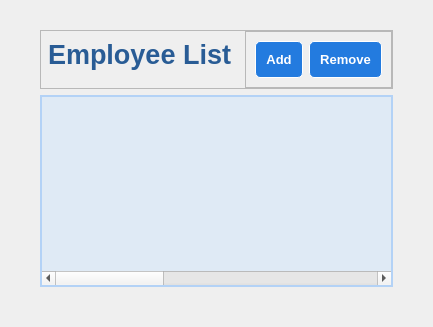
            <widget class="QWidget" name="employeePage">
             <layout class="QVBoxLayout" name="verticalLayout_7">
              <property name="leftMargin">
               <number>40</number>
              </property>
              <property name="topMargin">
               <number>30</number>
              </property>
              <property name="rightMargin">
               <number>40</number>
              </property>
              <property name="bottomMargin">
               <number>40</number>
              </property>
              <item>
               <widget class="QFrame" name="frame_2">
                <property name="minimumSize">
                 <size>
                  <width>0</width>
                  <height>50</height>
                 </size>
                </property>
                <property name="styleSheet">
                 <string notr="true">#empListAdd, #empListRemove {
	padding: 10px;
	background-color: rgb(35, 123, 223);
	border: 1px solid white;
	border-radius: 5px;
	color: white;
}</string>
                </property>
                <property name="frameShape">
                 <enum>QFrame::StyledPanel</enum>
                </property>
                <property name="frameShadow">
                 <enum>QFrame::Raised</enum>
                </property>
                <layout class="QHBoxLayout" name="horizontalLayout_4">
                 <property name="leftMargin">
                  <number>0</number>
                 </property>
                 <property name="topMargin">
                  <number>0</number>
                 </property>
                 <property name="rightMargin">
                  <number>0</number>
                 </property>
                 <property name="bottomMargin">
                  <number>0</number>
                 </property>
                 <item>
                  <widget class="QLabel" name="empPageLabel">
                   <property name="font">
                    <font>
                     <family>Segoe UI</family>
                     <pointsize>20</pointsize>
                     <weight>75</weight>
                     <bold>true</bold>
                    </font>
                   </property>
                   <property name="styleSheet">
                    <string notr="true">color: rgb(41, 92, 149);
margin-bottom: 10px;</string>
                   </property>
                   <property name="text">
                    <string>Employee List</string>
                   </property>
                  </widget>
                 </item>
                 <item alignment="Qt::AlignRight">
                  <widget class="QFrame" name="frame_3">
                   <property name="frameShape">
                    <enum>QFrame::StyledPanel</enum>
                   </property>
                   <property name="frameShadow">
                    <enum>QFrame::Raised</enum>
                   </property>
                   <layout class="QHBoxLayout" name="horizontalLayout_5">
                    <item>
                     <widget class="QPushButton" name="empListAdd">
                      <property name="font">
                       <font>
                        <family>Segoe UI</family>
                        <pointsize>10</pointsize>
                        <weight>75</weight>
                        <bold>true</bold>
                       </font>
                      </property>
                      <property name="cursor">
                       <cursorShape>PointingHandCursor</cursorShape>
                      </property>
                      <property name="text">
                       <string>Add</string>
                      </property>
                     </widget>
                    </item>
                    <item>
                     <widget class="QPushButton" name="empListRemove">
                      <property name="font">
                       <font>
                        <family>Segoe UI</family>
                        <pointsize>10</pointsize>
                        <weight>75</weight>
                        <bold>true</bold>
                       </font>
                      </property>
                      <property name="cursor">
                       <cursorShape>PointingHandCursor</cursorShape>
                      </property>
                      <property name="text">
                       <string>Remove</string>
                      </property>
                     </widget>
                    </item>
                   </layout>
                  </widget>
                 </item>
                </layout>
               </widget>
              </item>
              <item>
               <widget class="QTableWidget" name="empTable">
                <property name="font">
                 <font>
                  <pointsize>10</pointsize>
                 </font>
                </property>
                <property name="contextMenuPolicy">
                 <enum>Qt::NoContextMenu</enum>
                </property>
                <property name="styleSheet">
                 <string notr="true">QHeaderView::section {
    background-color: rgb(55, 120, 198);
	color: white;
	padding: 5px;
    border: 1px solid #fffff8;
    font-size: 10pt;
	font-weight: bold;
}

QTableWidget {
	gridline-color: white;
	background-color: rgba(200, 226, 255, 100);
	alternate-background-color:rgba(61, 141, 232, 100);
}

QTableView {
	background-color: rgba(200, 226, 255, 100);
	border: 2px solid rgb(179, 210, 246);
}
</string>
                </property>
                <property name="editTriggers">
                 <set>QAbstractItemView::NoEditTriggers</set>
                </property>
                <property name="alternatingRowColors">
                 <bool>true</bool>
                </property>
                <property name="showGrid">
                 <bool>true</bool>
                </property>
                <attribute name="horizontalHeaderVisible">
                 <bool>false</bool>
                </attribute>
                <attribute name="horizontalHeaderCascadingSectionResizes">
                 <bool>false</bool>
                </attribute>
                <attribute name="horizontalHeaderMinimumSectionSize">
                 <number>50</number>
                </attribute>
                <attribute name="horizontalHeaderDefaultSectionSize">
                 <number>200</number>
                </attribute>
                <attribute name="horizontalHeaderHighlightSections">
                 <bool>true</bool>
                </attribute>
                <attribute name="horizontalHeaderShowSortIndicator" stdset="0">
                 <bool>false</bool>
                </attribute>
                <attribute name="verticalHeaderVisible">
                 <bool>false</bool>
                </attribute>
                <attribute name="verticalHeaderCascadingSectionResizes">
                 <bool>false</bool>
                </attribute>
                <column>
                 <property name="text">
                  <string>ID</string>
                 </property>
                </column>
                <column>
                 <property name="text">
                  <string>Name</string>
                 </property>
                </column>
                <column>
                 <property name="text">
                  <string>Department</string>
                 </property>
                </column>
               </widget>
              </item>
             </layout>
            </widget>
